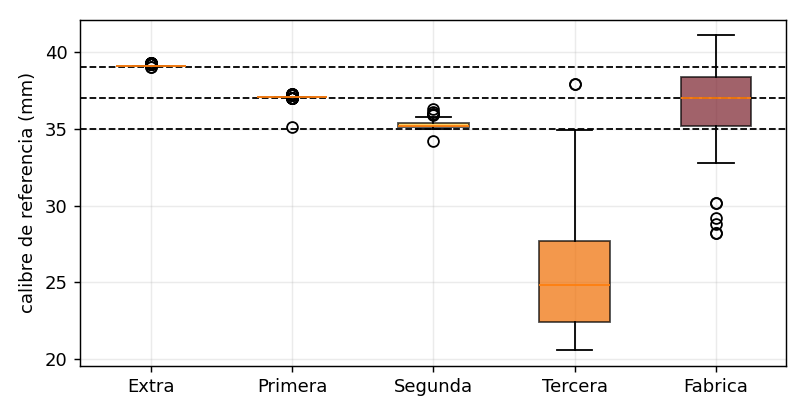
#> input picture archivo_v3/informe_v3/figuras/fig_calibre.png, 806 x 416 px
$ python -i preprocesamiento.py   (imports and definitions only)
#> lines starting #> are read from the running program, lines starting #| are printed output that depends on the picture
### src/config.py
"""
config.py
---------
Lee `configs/proyecto.yaml` (parámetros del Plan de tesis v4) y expone constantes y utilidades comunes.
El resto de los módulos importan de aquí en vez de repetir números (intervalos de calibre, cuotas, B, δ, etc.).
"""
from __future__ import annotations

import hashlib
import json
from functools import lru_cache
from pathlib import Path

import yaml

ROOT = Path(__file__).resolve().parents[1]
RUTA_PROYECTO = ROOT / "configs" / "proyecto.yaml"
VISTAS = ["0", "90", "180", "270", "pedunculo"]
VISTAS_EQ = ["0", "90", "180", "270"]


@lru_cache(maxsize=4)
def _leer(ruta: str) -> dict:
#> further down, picture is the input picture: shape (416, 806, 3); mean B, G, R 241.7, 243.1, 245.4
    with open(ruta, "r", encoding="utf-8") as f:
        return yaml.safe_load(f)


def cargar(ruta: Path | str | None = None) -> dict:
    """Configuración del proyecto (copia: se puede modificar sin afectar a los demás)."""
    import copy
    return copy.deepcopy(_leer(str(ruta or RUTA_PROYECTO)))


# [5 lines left out: function guardar_copia, not called in this run]


def hash_config(cfg: dict | None = None) -> str:
    return hashlib.sha256(json.dumps(cfg or cargar(), sort_keys=True, default=str).encode()).hexdigest()[:12]


CFG = cargar()
CATEGORIAS = list(CFG["categorias"])
CATEGORIAS_CALIBRE = list(CFG["categorias_calibre"])           # Tercera < Segunda < Primera < Extra
POSITIVO = "Fabrica"
CALIBRE = CFG["calibre_mm"]
CUOTAS = CFG["cuotas"]
EST = CFG["estadistica"]
RUBRICA = CFG["rubrica"]

# Cortes de calibre (compatibilidad con el código anterior)
CALIBRE_SEGUNDA = float(CALIBRE["tercera_max"])    # 35,0: límite Tercera/Segunda
CALIBRE_PRIMERA = float(CALIBRE["segunda_max"])    # 37,0: límite Segunda/Primera
CALIBRE_EXTRA = float(CALIBRE["primera_max"])      # 39,0: límite Primera/Extra
CALIBRE_MAXIMO = float(CALIBRE["extra_max"])       # 42,0: techo del alcance

CUOTAS_VALIDAS = {c: int(v["validos"]) for c, v in CUOTAS.items()}
TOTAL_VALIDOS = sum(CUOTAS_VALIDAS.values())       # 1 500
TOTAL_TRAIN = sum(int(v["train"]) for v in CUOTAS.values())   # 880
TOTAL_VAL = sum(int(v["val"]) for v in CUOTAS.values())       # 220
TOTAL_TEST = sum(int(v["test"]) for v in CUOTAS.values())     # 400

### src/preprocesamiento.py
"""
preprocesamiento.py
--------------------
Corrección de las imágenes crudas con los objetos de referencia del encuadre (Plan de tesis v4, secciones 4.6.1, 4.6.3 y
ablación E3). Antes era un esqueleto; ahora implementa:

  Geometría / escala
    calibrar_camara_damero(rutas, patron, cuadro_mm)      calibración intrínseca (Zhang, 2000) con tablero de damero
    corregir_distorsion(img, K, dist)                      corrección de la distorsión de lente
    escala_desde_damero(img, patron, cuadro_mm)            mm/px del plano del patrón (promedio de la distancia entre
                                                           esquinas contiguas) + diagnóstico de inclinación
    escalas_de_sesiones(raw)                               escribe data/raw/calibracion_sesiones.csv desde las imágenes
                                                           del patrón de cada sesión (`patrones/patron_<lote>_<fecha>.jpg`)
    verificar_escala(...)                                  error de la escala con un objeto de dimensión conocida

  Color / brillo (variantes de la ablación E3)
    'ninguno'       sin corrección
    'brillo'        corrección de brillo: ganancia sobre L* para igualar el fondo al nivel de referencia (+ viñeteo opcional)
    'brillo_color'  brillo + corrección de color con la carta (parches) por sesión

  Perturbaciones (ablación E5): `perturbar_luminancia(img, factor, gamma)`.

La corrección de color usa los parches de la carta por sesión descritos en `configs/sesiones.yaml` (ROI en píxeles y valores
CIELAB de referencia de la carta); sin esa información la variante 'brillo_color' degrada a 'brillo' y lo avisa.

Control de fuga: todos los parámetros se estiman con la propia imagen/sesión (fondo, carta), nunca con las etiquetas ni con
otros frutos.
"""
from __future__ import annotations

import json
from pathlib import Path

import cv2
import numpy as np
import pandas as pd
import yaml

from src import config as C

# [1 line that did not run here, left out]
# [1 line that did not run here, left out]
# [1 line that did not run here, left out]
VARIANTES = ("ninguno", "brillo", "brillo_color")
L_FONDO_REF = 85.0          # L* de referencia del fondo del light box tras la corrección de brillo


# ------------------------------------------------------------------------------------ cámara y escala
# [25 lines that did not run here, left out]


# [5 lines that did not run here, left out]


def corregir_distorsion(img: np.ndarray, K, dist) -> np.ndarray:
    h, w = img.shape[:2]
    nueva, _ = cv2.getOptimalNewCameraMatrix(np.asarray(K), np.asarray(dist), (w, h), 0)
    return cv2.undistort(img, np.asarray(K), np.asarray(dist), None, nueva)


def escala_desde_damero(img: np.ndarray, patron=(9, 6), cuadro_mm: float = 25.0) -> dict:
    """mm/px del plano del tablero (distancia media entre esquinas contiguas). `anisotropia` = escala horizontal / vertical
    (≈ 1 si el eje óptico es perpendicular al plano); alejarse de 1 indica inclinación (error de paralaje/orientación)."""
    g = cv2.cvtColor(img, cv2.COLOR_BGR2GRAY) if img.ndim == 3 else img
    ok, c = cv2.findChessboardCorners(g, patron, cv2.CALIB_CB_ADAPTIVE_THRESH + cv2.CALIB_CB_NORMALIZE_IMAGE)
    if not ok:
        return dict(ok=False, mm_por_px=np.nan)
    c = cv2.cornerSubPix(g, c, (11, 11), (-1, -1), (cv2.TERM_CRITERIA_EPS + cv2.TERM_CRITERIA_MAX_ITER, 30, 1e-3))
    c = c.reshape(patron[1], patron[0], 2)
    dh = np.linalg.norm(np.diff(c, axis=1), axis=2).mean()      # esquinas contiguas en una fila
    dv = np.linalg.norm(np.diff(c, axis=0), axis=2).mean()      # esquinas contiguas en una columna
    px_por_cuadro = (dh + dv) / 2.0
    return dict(ok=True, mm_por_px=float(cuadro_mm / px_por_cuadro), anisotropia=float(dh / dv), px_por_cuadro=float(px_por_cuadro))


def verificar_escala(mm_por_px: float, medida_px: float, dimension_conocida_mm: float) -> dict:
    """Error de la escala al medir un objeto de dimensión conocida (al inicio y al final de cada sesión)."""
    est = mm_por_px * medida_px
    return dict(estimado_mm=float(est), real_mm=float(dimension_conocida_mm), error_mm=float(est - dimension_conocida_mm),
                error_pct=float(100 * (est - dimension_conocida_mm) / dimension_conocida_mm))


def escalas_de_sesiones(raw: Path, patron=(9, 6), cuadro_mm: float = 25.0, salida: Path | None = None) -> pd.DataFrame:
    """Para cada `patron_<lote>_<fecha>.jpg` de <raw>/patrones/ calcula mm/px y escribe calibracion_sesiones.csv.
    Si existe la calibración intrínseca de la cámara, corrige antes la distorsión."""
    raw = Path(raw)
    cam = cargar_camara(raw / "camara_intrinseca.json")
    filas = []
    for ruta in sorted((raw / "patrones").glob("patron_*_*.*")):
        _, lote, fecha = ruta.stem.split("_", 2)
        img = cv2.imread(str(ruta))
        if img is None:
            continue
        if cam is not None:
            img = corregir_distorsion(img, *cam)
        e = escala_desde_damero(img, patron, cuadro_mm)
        filas.append(dict(lote=lote, fecha=fecha, mm_por_px=e["mm_por_px"], anisotropia=e.get("anisotropia", np.nan), detectado=e["ok"]))
    df = pd.DataFrame(filas, columns=["lote", "fecha", "mm_por_px", "anisotropia", "detectado"])
    df[["lote", "fecha", "mm_por_px"]].dropna().to_csv(salida or (raw / "calibracion_sesiones.csv"), index=False)
    return df


# ------------------------------------------------------------------------------------ parámetros por sesión
# [5 lines that did not run here, left out]


# ------------------------------------------------------------------------------------ brillo
def _lab(img):  # BGR uint8 -> Lab float32
    return cv2.cvtColor(img.astype(np.float32) / 255.0, cv2.COLOR_BGR2Lab)
#> returned value: shape (416, 806, 3) float32; mean of channels 0, 1, 2 95.7, 0.8, 1.1


def _bgr(lab):  # Lab float32 -> BGR uint8
    return np.clip(cv2.cvtColor(lab.astype(np.float32), cv2.COLOR_Lab2BGR) * 255.0, 0, 255).astype(np.uint8)


def nivel_fondo(img: np.ndarray, borde: int = 12) -> float:
    lab = _lab(img)
#> in _lab (call 2), `return cv2.cvtColor(img.astype(np.float32) / 255.0, cv2.COLOR_BGR2Lab)`: returned value: shape (416, 806, 3) float32; mean of channels 0, 1, 2 95.7, 0.6, 1.5
    b = np.concatenate([lab[:borde, :, 0].ravel(), lab[-borde:, :, 0].ravel(), lab[:, :borde, 0].ravel(), lab[:, -borde:, 0].ravel()])
    return float(np.median(b))


def correccion_brillo(img: np.ndarray, L_ref: float = L_FONDO_REF, flat_field: np.ndarray | None = None) -> np.ndarray:
    """Iguala el nivel del fondo del light box a `L_ref` con una ganancia sobre L* (+ viñeteo si se da `flat_field`, una
    imagen del fondo vacío de la sesión). No toca a* ni b*: solo el brillo."""
    lab = _lab(img)
    if flat_field is not None:
        ff = _lab(cv2.resize(flat_field, (img.shape[1], img.shape[0])))[..., 0]
        ff = np.clip(ff / max(float(np.median(ff)), 1e-3), 0.5, 1.5)
        lab[..., 0] = lab[..., 0] / ff
    L_fondo = nivel_fondo(_bgr(lab))
#> L_fondo = 99.98
    g = L_ref / max(L_fondo, 1.0)
#> g = 0.85
    lab[..., 0] = np.clip(lab[..., 0] * g, 0, 100)
#> lab: shape (416, 806, 3) float32; mean of channels 0, 1, 2 81.7, 0.8, 1.1
    return _bgr(lab)
#> in _bgr (call 2), `return np.clip(cv2.cvtColor(lab.astype(np.float32), cv2.COLOR_Lab2BGR)..`:
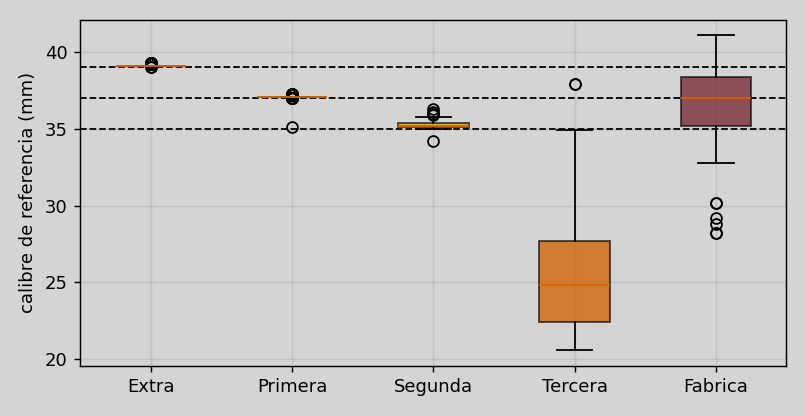
#> returned value: shape (416, 806, 3); mean of channels 0, 1, 2 200.7, 202.1, 204.3; drawn as B, G, R


# ------------------------------------------------------------------------------------ color con carta
# [30 lines left out: functions _medias_parches, balance_blancos, correccion_color_carta, not called in this run]


# ------------------------------------------------------------------------------------ interfaz
_AVISADO = set()


# [26 lines left out: functions aplicar, perturbar_luminancia, not called in this run]


PERTURBACIONES_E5 = {"luz_mas": dict(factor=1.10), "luz_menos": dict(factor=0.90),
                     "gamma_alto": dict(gamma=1.15), "gamma_bajo": dict(gamma=0.87)}


def aplicar_perturbacion(img: np.ndarray, nombre: str | None) -> np.ndarray:
    return img if nombre in (None, "", "ninguna") else perturbar_luminancia(img, **PERTURBACIONES_E5[nombre])

>>> import cv2
>>> picture = cv2.imread('../archivo_v3/informe_v3/figuras/fig_calibre.png')
>>> result = correccion_brillo(picture)

$ run again, on archivo_v3/informe_v3/figuras/fig_confusion.png
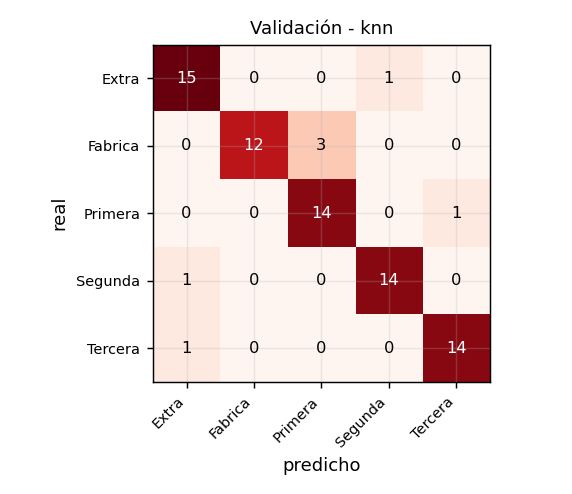
#> input picture archivo_v3/informe_v3/figuras/fig_confusion.png, 572 x 494 px
#> picture is the input picture: shape (494, 572, 3); mean B, G, R 224.7, 226.1, 240.8
#> L_fondo = 99.98
#> g = 0.85
#> lab: shape (494, 572, 3) float32; mean of channels 0, 1, 2 77.8, 5.1, 4.2
#> in _bgr (call 2), `return np.clip(cv2.cvtColor(lab.astype(np.float32), cv2.COLOR_Lab2BGR)..`:
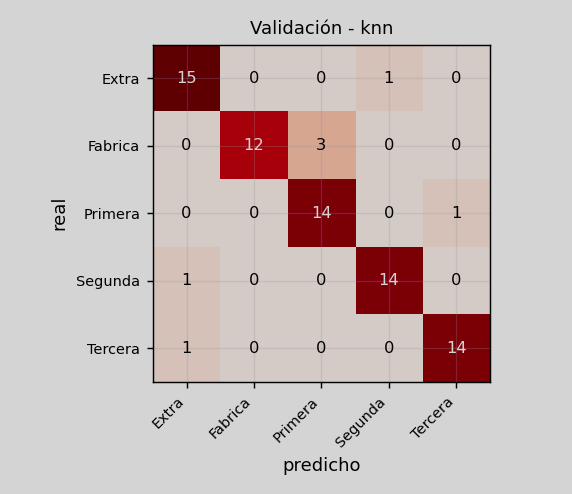
#> returned value: shape (494, 572, 3); mean of channels 0, 1, 2 185.7, 187.2, 201.4; drawn as B, G, R

$ run again, on archivo_v3/informe_v3/figuras/fig_cuotas.png
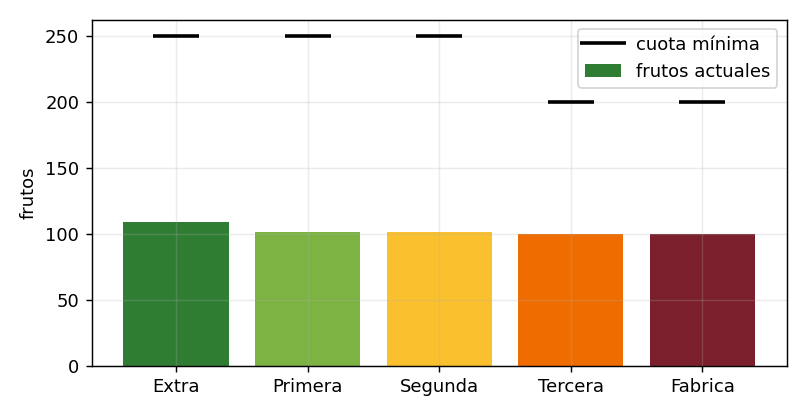
#> input picture archivo_v3/informe_v3/figuras/fig_cuotas.png, 806 x 416 px
#> picture is the input picture: shape (416, 806, 3); mean B, G, R 203.9, 222.1, 227.6
#> L_fondo = 99.98
#> g = 0.85
#> lab: shape (416, 806, 3) float32; mean of channels 0, 1, 2 75.5, 0.5, 10.2
#> in _bgr (call 2), `return np.clip(cv2.cvtColor(lab.astype(np.float32), cv2.COLOR_Lab2BGR)..`:
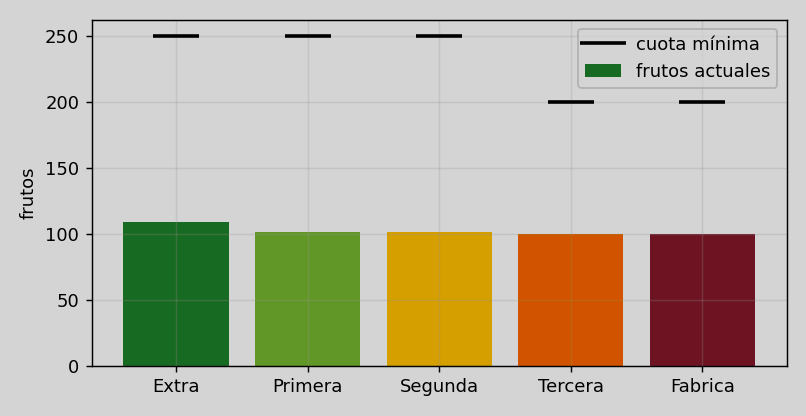
#> returned value: shape (416, 806, 3); mean of channels 0, 1, 2 166.7, 184.2, 189.2; drawn as B, G, R

$ run again, on archivo_v3/informe_v3/figuras/fig_fe_ablacion.png
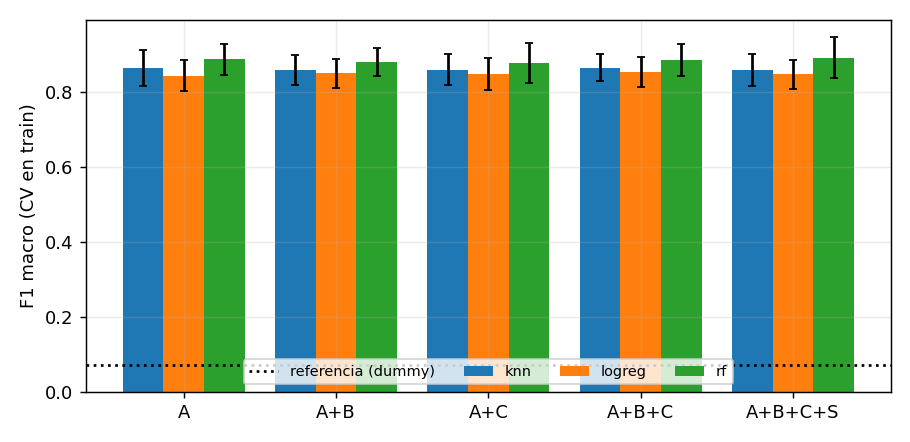
#> input picture archivo_v3/informe_v3/figuras/fig_fe_ablacion.png, 910 x 442 px
#> picture is the input picture: shape (442, 910, 3); mean B, G, R 167.3, 193.5, 180.7
#> L_fondo = 99.98
#> g = 0.85
#> lab: shape (442, 910, 3) float32; mean of channels 0, 1, 2 66.4, -2.6, 12.6
#> in _bgr (call 2), `return np.clip(cv2.cvtColor(lab.astype(np.float32), cv2.COLOR_Lab2BGR)..`:
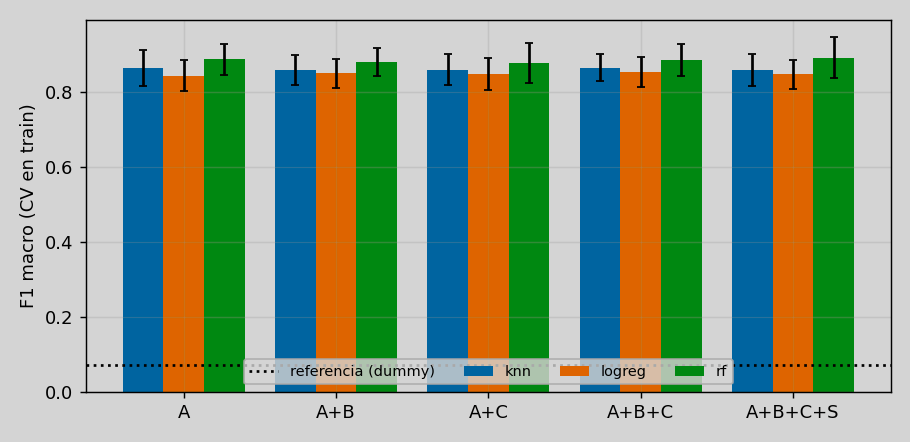
#> returned value: shape (442, 910, 3); mean of channels 0, 1, 2 135.7, 160.7, 142; drawn as B, G, R
